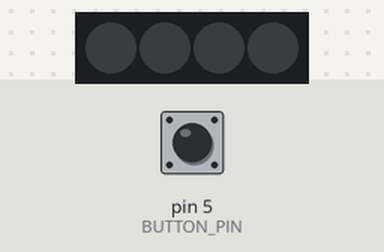
Bench run of a sketch on a simulated Arduino Uno, built with avr-gcc and run on an emulated ATmega328P. Parts: 4 RGB LEDs in strip order, left to right. The test bench sets the inputs (shaded band); at power-on: pin 5 (BUTTON_PIN) HIGH.

Above: at 1.2 s.
1.3 s: pin 5 (BUTTON_PIN) pulsed LOW 5 times (0.12 s each, 0.3 s apart)
At 1.84 s:
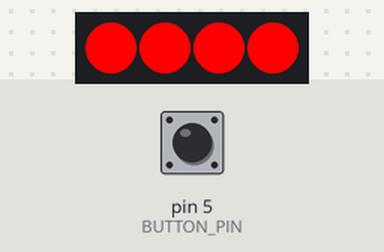
4.3 s: pin 5 (BUTTON_PIN) pulled LOW for 0.15 s
At 4.33 s:
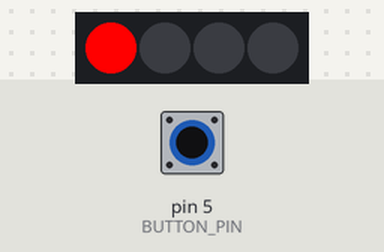
5.9 s: pin 5 (BUTTON_PIN) pulled LOW for 1 s
At 6.6 s:
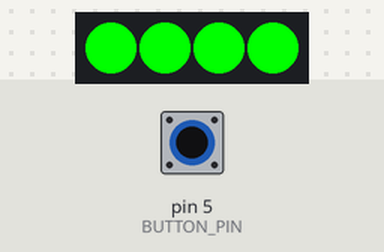
8.4 s: pin 5 (BUTTON_PIN) pulled LOW for 3.2 s
At 9.7 s:
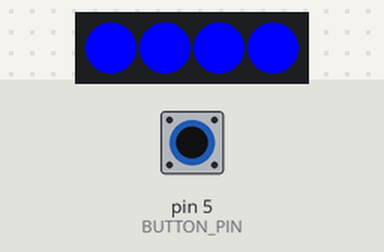
Timing chart, 0 to 11.4 s (numbered marks = the images above; inputs shaded):
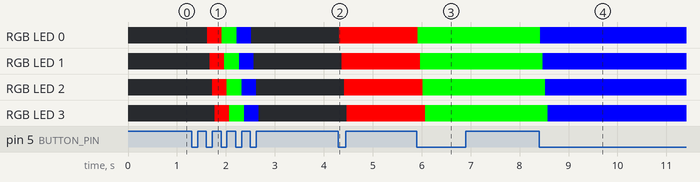

Measured:
- after the input at 1.3 s, RGB LED 0: off → RGB(255, 0, 0) after 0.32 s, → RGB(0, 255, 0) 0.30 s later, → RGB(0, 0, 255) 0.30 s later, → off 0.30 s later; RGB LED 1: off → RGB(255, 0, 0) after 0.37 s, → RGB(0, 255, 0) 0.30 s later, → RGB(0, 0, 255) 0.30 s later, → off 0.30 s later
- after the input at 4.3 s, RGB LED 0: off → RGB(255, 0, 0) at once; RGB LED 1: off → RGB(255, 0, 0) after 0.07 s; RGB LED 2: off → RGB(255, 0, 0) after 0.12 s; RGB LED 3: off → RGB(255, 0, 0) after 0.17 s
- after the input at 5.9 s, RGB LED 0: RGB(255, 0, 0) → RGB(0, 255, 0) at once; RGB LED 1: RGB(255, 0, 0) → RGB(0, 255, 0) after 0.07 s; RGB LED 2: RGB(255, 0, 0) → RGB(0, 255, 0) after 0.12 s; RGB LED 3: RGB(255, 0, 0) → RGB(0, 255, 0) after 0.17 s
- after the input at 8.4 s, RGB LED 0: RGB(0, 255, 0) → RGB(0, 0, 255) at once; RGB LED 1: RGB(0, 255, 0) → RGB(0, 0, 255) after 0.07 s; RGB LED 2: RGB(0, 255, 0) → RGB(0, 0, 255) after 0.12 s; RGB LED 3: RGB(0, 255, 0) → RGB(0, 0, 255) after 0.17 s

The sketch:

NeoTest2.ino
```cpp
//CODE INSPIRED BY ADAFRUIT EXAMPLE BUTTONCYCLER
//USING BUTTON TO ITERATE THROUGH 4 MODE 0-3. OFF, RED, GREEN, BLUE
//use the library manager to install the library first
//include the library
#include <Adafruit_NeoPixel.h>
#ifdef __AVR__
 #include <avr/power.h> // Required for 16 MHz Adafruit Trinket
#endif

// Digital IO pin connected to the button. This will be driven with a
// pull-up resistor so the switch pulls the pin to ground momentarily.
// On a high -> low transition the button press logic will execute.
#define BUTTON_PIN 5 //Button designation

#define PIXEL_PIN 6  // Digital IO pin connected to the NeoPixels.

#define PIXEL_COUNT 4  // Number of NeoPixels

// Declare our NeoPixel strip object:
Adafruit_NeoPixel strip(PIXEL_COUNT, PIXEL_PIN, NEO_GRB + NEO_KHZ800);
// Argument 1 = Number of pixels in NeoPixel strip
// Argument 2 = Arduino pin number (most are valid)
// Argument 3 = Pixel type flags

boolean oldState = HIGH; //Button State designation
int     mode     = 0;    // Currently-active animation mode, 0-3

void setup() {
  pinMode(BUTTON_PIN, INPUT_PULLUP);
  strip.begin(); // Initialize NeoPixel strip object (REQUIRED)
  strip.show();  // Initialize all pixels to 'off'
}

void loop() {

  boolean newState = digitalRead(BUTTON_PIN);//Current button state

  // Check if state changed from high to low (button press).
 if((newState == LOW) && (oldState == HIGH)) {
    // Short delay to debounce button.
    delay(20);
    // Check if button is still low after debounce.
    newState = digitalRead(BUTTON_PIN);
    if(newState == LOW) {      // Yes, still low
      if(++mode > 3) mode = 0; // Advance to next mode, wrap around after #3
      switch(mode) {           // Start the new animation...
        case 0:
          colorWipe(strip.Color(  0,   0,   255), 50);    //BLUE
          break;
        case 1:
          colorWipe(strip.Color(0,   0,   0), 50);    // OFF
          break;
        case 2:
          colorWipe(strip.Color(  255, 0,   0), 50);    // RED
          break;
        case 3:
          colorWipe(strip.Color(  0,   255, 0), 50);    // GREEN
          break;
      }
    }
  }

  // Set the last-read button state to the old state.
  oldState = newState;
}

// Fill strip pixels one after another with a color. Strip is NOT cleared
// first; anything there will be covered pixel by pixel. Pass in color
// (as a single 'packed' 32-bit value, which you can get by calling
// strip.Color(red, green, blue) as shown in the loop() function above),

void colorWipe(uint32_t color, int wait) {
  for(int i=0; i<strip.numPixels(); i++) { // For each pixel in strip...
    strip.setPixelColor(i, color);         //  Set pixel's color
    strip.show();                          //  Update strip to match
    delay(wait);                           //  Pause for a moment
  }
}
```
